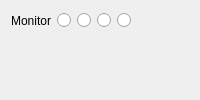
     <widget class="QWidget" name="tab_Display">
      <attribute name="icon">
       <iconset resource="Newsroom.qrc">
        <normaloff>:/images/Display.png</normaloff>:/images/Display.png</iconset>
      </attribute>
      <attribute name="title">
       <string>Display</string>
      </attribute>
      <layout class="QVBoxLayout" name="verticalLayout_12">
       <item>
        <layout class="QHBoxLayout" name="horizontalLayout_2">
         <item>
          <widget class="QLabel" name="label_8">
           <property name="text">
            <string>Monitor</string>
           </property>
           <property name="alignment">
            <set>Qt::AlignRight|Qt::AlignTrailing|Qt::AlignVCenter</set>
           </property>
          </widget>
         </item>
         <item>
          <widget class="QRadioButton" name="radio_Monitor1">
           <property name="text">
            <string/>
           </property>
           <property name="icon">
            <iconset resource="Newsroom.qrc">
             <normaloff>:/images/Monitor1.png</normaloff>:/images/Monitor1.png</iconset>
           </property>
           <property name="iconSize">
            <size>
             <width>32</width>
             <height>32</height>
            </size>
           </property>
          </widget>
         </item>
         <item>
          <widget class="QRadioButton" name="radio_Monitor2">
           <property name="text">
            <string/>
           </property>
           <property name="icon">
            <iconset resource="Newsroom.qrc">
             <normaloff>:/images/Monitor2.png</normaloff>:/images/Monitor2.png</iconset>
           </property>
           <property name="iconSize">
            <size>
             <width>32</width>
             <height>32</height>
            </size>
           </property>
          </widget>
         </item>
         <item>
          <widget class="QRadioButton" name="radio_Monitor3">
           <property name="text">
            <string/>
           </property>
           <property name="icon">
            <iconset resource="Newsroom.qrc">
             <normaloff>:/images/Monitor3.png</normaloff>:/images/Monitor3.png</iconset>
           </property>
           <property name="iconSize">
            <size>
             <width>32</width>
             <height>32</height>
            </size>
           </property>
          </widget>
         </item>
         <item>
          <widget class="QRadioButton" name="radio_Monitor4">
           <property name="text">
            <string/>
           </property>
           <property name="icon">
            <iconset resource="Newsroom.qrc">
             <normaloff>:/images/Monitor4.png</normaloff>:/images/Monitor4.png</iconset>
           </property>
           <property name="iconSize">
            <size>
             <width>32</width>
             <height>32</height>
            </size>
           </property>
          </widget>
         </item>
         <item>
          <spacer name="horizontalSpacer">
           <property name="orientation">
            <enum>Qt::Horizontal</enum>
           </property>
           <property name="sizeHint" stdset="0">
            <size>
             <width>40</width>
             <height>20</height>
            </size>
           </property>
          </spacer>
         </item>
        </layout>
       </item>
       <item>
        <spacer name="verticalSpacer_3">
         <property name="orientation">
          <enum>Qt::Vertical</enum>
         </property>
         <property name="sizeHint" stdset="0">
          <size>
           <width>20</width>
           <height>40</height>
          </size>
         </property>
        </spacer>
       </item>
      </layout>
     </widget>
